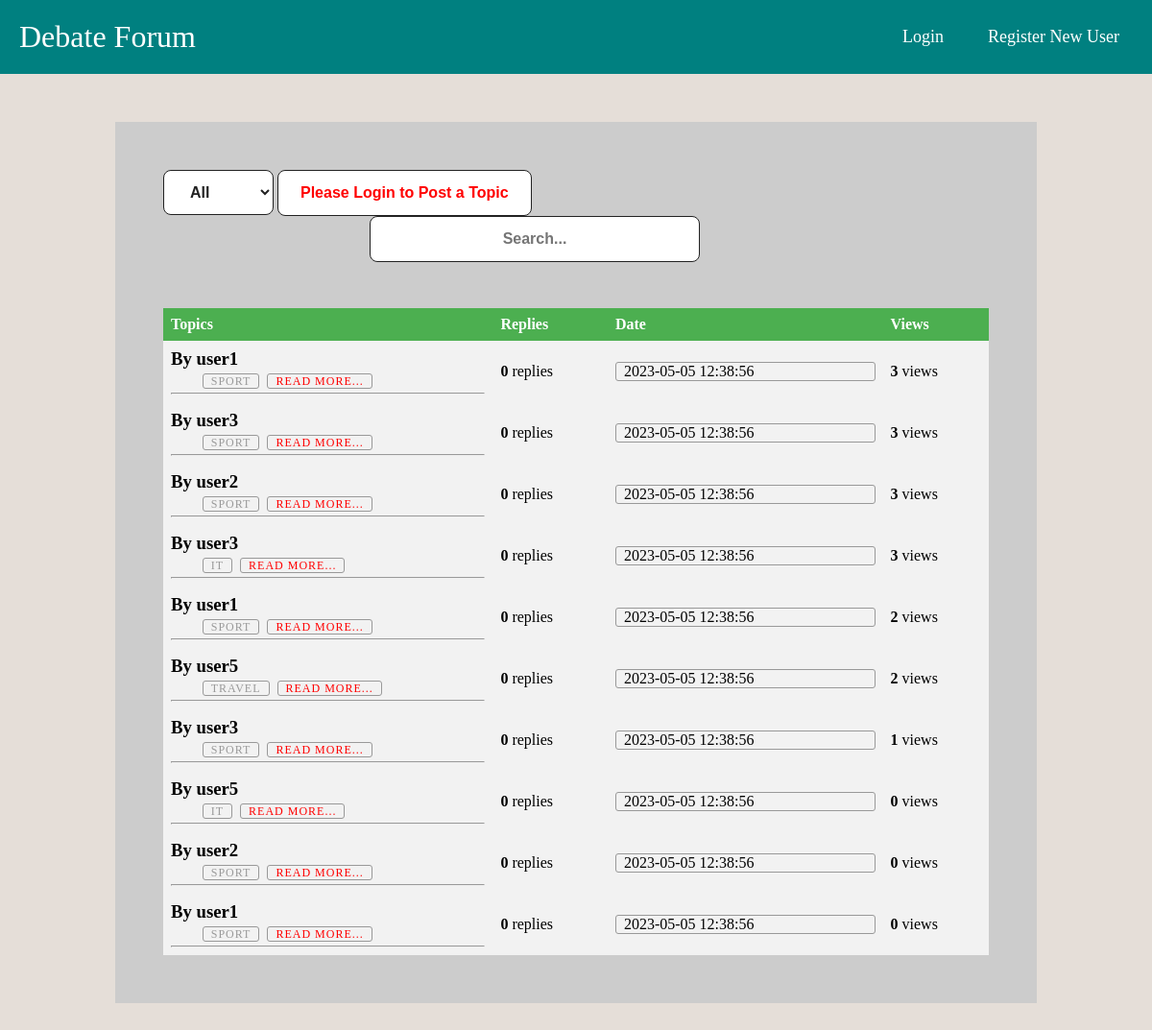
The page / on the database its author committed.
### tables this page shows
CREATE TABLE user (
    userID INTEGER NOT NULL PRIMARY KEY AUTOINCREMENT, -- Integer user ID / key
    userName TEXT NOT NULL,                            -- Login username
    passwordHash BLOB NOT NULL,                        -- Hashed password (bytes in python)
    isAdmin BOOLEAN NOT NULL,                          -- If user is admin or not. Ignore if not implementing admin
    creationTime TIMESTAMP NOT NULL DEFAULT CURRENT_TIMESTAMP,      -- Time user was created
    lastVisit TIMESTAMP NOT NULL DEFAULT CURRENT_TIMESTAMP -- User's last visit, for showing new content when they return
);

CREATE TABLE topic (
    topicID INTEGER NOT NULL PRIMARY KEY AUTOINCREMENT,  -- Topic's ID number
    topicName TEXT NOT NULL,                             -- Topic's text
    postingUser INTEGER REFERENCES user(userID) ON DELETE SET NULL ON UPDATE CASCADE, -- FK (foreign key) of posting user
    creationTime TIMESTAMP NOT NULL DEFAULT CURRENT_TIMESTAMP,                       -- Time topic was created
    updateTime TIMESTAMP NOT NULL DEFAULT CURRENT_TIMESTAMP,      -- Last time a claim/reply was added
    category TEXT NOT NULL,
    views INTEGER NOT NULL DEFAULT 0
);

### routes/home.py (the view, shortened to what this page needs)
@app.route("/", methods = ['GET','POST'])
def home():
    conn = get_db_connection()
    topics = conn.execute('SELECT * FROM topic').fetchall()
    data = []
    for topic in topics:
        n_replies = 0
        postingUser = conn.execute(f"SELECT * FROM user WHERE userID == '{topic['postingUser']}'").fetchone()
        data.append(
            {"id":topic['topicID'],
             "title":topic['topicName'],
             "postingUser":postingUser["userName"],
             "category":topic['category'],
             "creationTime":topic['creationTime'],
             "topicID":topic['topicID'],
             "views":topic['views'],
             }
        )
    conn.close()
    return render_template('home.html',topics=data,is_authenticated=is_authenticated(),current_user=current_user())

### get_db_connection.py (called while the page is built)
def get_db_connection():
    conn = sqlite3.connect('database/database.db')
    conn.row_factory = sqlite3.Row
    return conn

### routes/auth_check.py (called while the page is built)
def is_authenticated():
    if request.cookies.get('username'):
        return True
    else:
        return False

def current_user():
    if is_authenticated():
        conn = get_db_connection()
        user = conn.execute('SELECT * FROM user WHERE userName = ?',(request.cookies.get('username'),)).fetchone()
        return user
    else:
        pass

### templates/home.html (shortened to what this page needs)
{% extends "nav.html" %}
{% block content %}
<link rel="stylesheet" href="{{ url_for('static', filename='css/card.css')}}" />
<link rel="stylesheet" href="{{ url_for('static', filename='css/modal.css')}}" />
<select id="my-select" class="postbtn">
  <option value="All">All</option>
</select>
{% if is_authenticated %}
<button id="myBtn" class="postbtn">Post a Topic</button>
{% else %}
<button id="myBtn" class="postbtn" style="color: red;" disabled>Please Login to Post a Topic</button>
{% endif %}
<input class="postbtn" style="width: 40%; text-align: center; align-items: center; margin-left: 25%;" type="text"
  name="search" id placeholder="Search..." oninput="onSearchInput(this)">
<div id="my-data">
  <table>
    <thead>
      <tr>
        <th>Topics</th>
        <th>Replies</th>
        <th>Date</th>
        <th>Views</th>
      </tr>
    </thead>
    <tbody>
      {% for topic in topics %}
      <div class="blog-container">
        <tr>
          <td>
            <div class="blog-header">
              <div class="blog-title">
                <h3>By {{topic.postingUser}}</h3>
              </div>
            </div>
            <div class="blog-body">
              <div class="blog-tags">
                <ul>
                  <li><a>{{topic.category}}</a></li>
                  <li><a href="{{url_for('claim',topicID=topic.topicID)}}" style="color: red;">Read More...</a></li>
                </ul>
              </div>
            </div>
            <hr>
      </div>
      <td><strong>0</strong> replies</td>
      <td>
        <li class="published-date">{{topic.creationTime}}</li>
      </td>
      <td><strong>{{topic.views}}</strong> views</td>
      {% endfor %}
    </tbody>
  </table>
</div>
{% endblock %}

### static/css/nav.css (style rules this page uses)
* { margin: 0; padding: 0; box-sizing: border-box; }
body { font-family: cursive; }
a { text-decoration: none; }
li { list-style: none; }

### static/css/card.css (style rules this page uses)
body { background: #e5ded8; box-sizing: border-box; }
.blog-container { background: #fff; border-radius: 5px; box-shadow: rgba(0, 0, 0, 0.2) 0 4px 2px -2px; font-family: "adelle-sans", sans-serif; font-weight: 100; margin: 48px auto; width: 20rem; }
@media screen and (min-width: 480px) { .blog-container { width: 28rem; } }
@media screen and (min-width: 767px) { .blog-container { width: 40rem; } }
@media screen and (min-width: 959px) { .blog-container { width: 50rem; } }
.blog-body { margin: 0 auto; width: 80%; }
.blog-tags ul { display: flex; flex-direction: row; flex-wrap: wrap; list-style: none; padding-left: 0; }
.blog-tags li + li { margin-left: 0.5rem; }
.blog-tags a { border: 1px solid #999999; border-radius: 3px; color: #999999; font-size: 0.75rem; height: 1.5rem; line-height: 1.5rem; letter-spacing: 1px; padding: 0 0.5rem; text-align: center; text-transform: uppercase; white-space: nowrap; width: 5rem; }
.published-date { border: 1px solid #999999; border-radius: 3px; padding: 0 0.5rem; }
.postbtn { display: inline-block; outline: none; cursor: pointer; font-size: 16px; line-height: 20px; font-weight: 600; border-radius: 8px; padding: 13px 23px; border: 1px solid #222222; transition: box-shadow 0.2s ease 0s, -ms-transform 0.1s ease 0s, -webkit-transform 0.1s ease 0s, transform 0.1s ease 0s; background: #fff; color: #222222; }
table { border-collapse: collapse; width: 100%; }
th, td { text-align: left; padding: 8px; }
tr:nth-child(even) { background-color: #f2f2f2 }
th { background-color: #4CAF50; color: white; }
tr { background-color: #f2f2f2; }

### rows shown on the page
user: postingUser "user1" "user1" "user1"
topic: category "SPORT", creationTime "2023-05-05 12:38:56"
user: postingUser "user3" "user3" "user3"
topic: category "SPORT", creationTime "2023-05-05 12:38:56"
user: postingUser "user2" "user2"
topic: category "SPORT", creationTime "2023-05-05 12:38:56"
topic: category "IT", creationTime "2023-05-05 12:38:56"
topic: category "SPORT", creationTime "2023-05-05 12:38:56"
user: postingUser "user5" "user5"
topic: category "TRAVEL", creationTime "2023-05-05 12:38:56"
topic: category "SPORT", creationTime "2023-05-05 12:38:56"
topic: category "IT", creationTime "2023-05-05 12:38:56"
topic: category "SPORT", creationTime "2023-05-05 12:38:56"
topic: category "SPORT", creationTime "2023-05-05 12:38:56"

### other values the page prints
{{ topic.views }} "3" "3" "3" "3" "2" "2" "1" "0" "0" "0"
